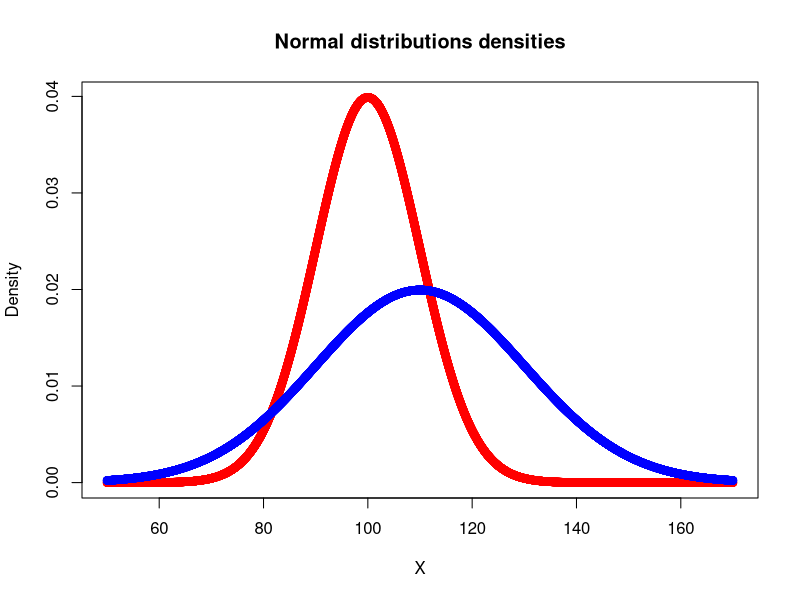

Reproduce this figure in R.
# Clear the working memory
rm(list = ls())

# Characterics of the normal distrubutions
my_mean_1 <- 100.0
my_sd_1 <- 10.0
my_mean_2 <- 110.0
my_sd_2 <- 20.0

# Parameters for creating a normal distribution
my_lower_1 <- my_mean_1 - (3.0 * my_sd_1)
my_upper_1 <- my_mean_1 + (3.0 * my_sd_1)
my_lower_2 <- my_mean_2 - (3.0 * my_sd_2)
my_upper_2 <- my_mean_2 + (3.0 * my_sd_2)
my_resolution <- 10000.0
my_lower <- min(my_lower_1,my_lower_2)
my_upper <- max(my_upper_1,my_upper_2)
my_step <- (my_upper - my_lower) / my_resolution

# Generate the xs, ys and their combination is a table
my_xs <- seq(my_lower,my_upper,my_step)
my_ys_1 <- dnorm(my_xs,my_mean_1,my_sd_1)
my_ys_2 <- dnorm(my_xs,my_mean_2,my_sd_2)

# Plot
plot(my_ys_1 ~ my_xs,
  xlab="X",
  ylab="Density",
  main="Normal distributions densities",
  col="red"
)
points(my_ys_2 ~ my_xs,col="blue")


# Plot to file
svg(filename="CreateNormalDistributions.svg")
plot(my_ys_1 ~ my_xs,
  xlab="X",
  ylab="Density",
  main="Normal distributions densities",
  col="red"
)
points(my_ys_2 ~ my_xs,col="blue")
dev.off()

# Plot to file
png(filename="CreateNormalDistributions.png")
plot(my_ys_1 ~ my_xs,
  xlab="X",
  ylab="Density",
  main="Normal distributions densities",
  col="red"
)
points(my_ys_2 ~ my_xs,col="blue")
dev.off()
